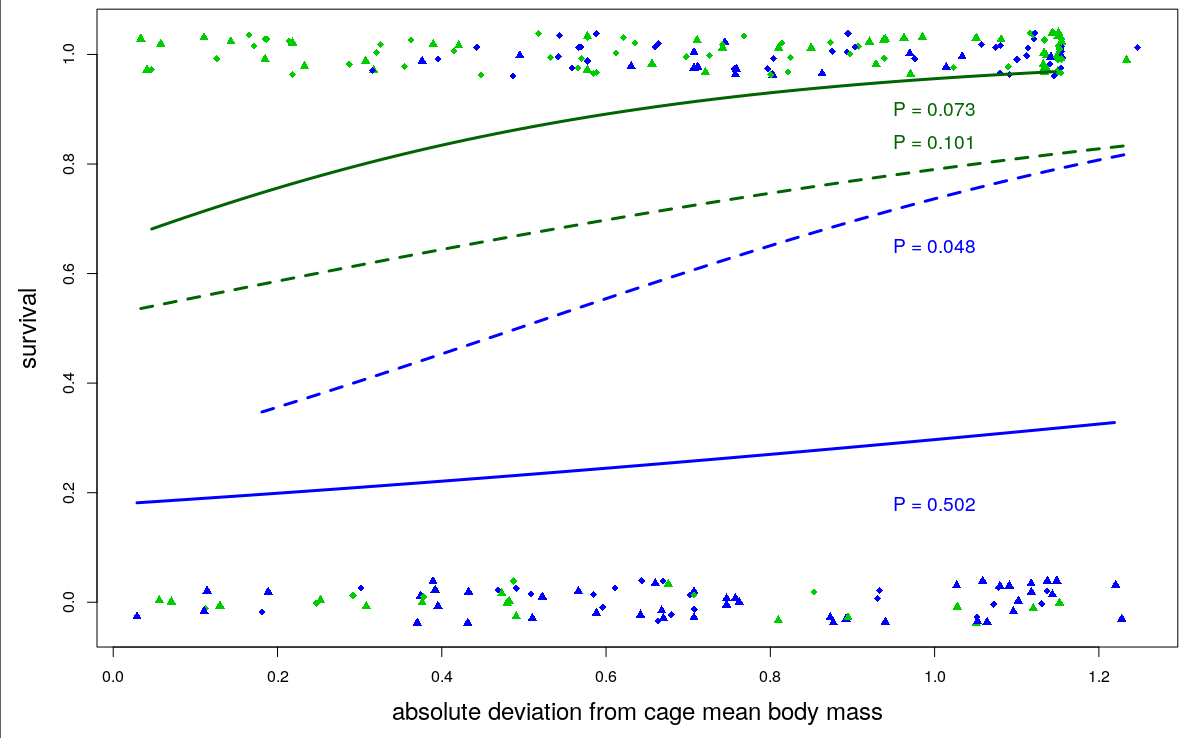

Recreate this plot in R.
cage_mass_sd <- tapply(pre_dat$pre_mass, pre_dat$enclosure, sd, na.rm = T)
cage_mass_mean <- tapply(pre_dat$pre_mass, pre_dat$enclosure, mean, na.rm = T)
pre_dat$cage_mass_stdev <- NA
pre_dat$cage_mass_mean <- NA
for(i in 1:length(pre_dat$majority)){
pre_dat$cage_mass_stdev[i] <- cage_mass_sd[names(cage_mass_sd) == pre_dat$enclosure[i]]
pre_dat$cage_mass_mean[i] <- cage_mass_mean[names(cage_mass_mean) == pre_dat$enclosure[i]]
}
pre_dat$cage_mass_mean_deviation_sd <- abs(pre_dat$pre_mass -
pre_dat$cage_mass_mean)/pre_dat$cage_mass_stdev

par(mar = c(5,5,1,1))
plot(jitter(survived, 0.2) ~ cage_mass_mean_deviation_sd, pre_dat, pch = 15+as.numeric(transplant), col = 5-as.numeric(origin), ylab = "survival", xlab = "absolute deviation from cage mean body mass",cex.lab = 1.5)

tempmod <- glm(survived ~ cage_mass_mean_deviation_sd, pre_dat[pre_dat$origin == "Lake" & pre_dat$transplant == "Lake",], family = "binomial"); summary(tempmod)
X <- pre_dat$cage_mass_mean_deviation_sd[pre_dat$origin == "Lake" & pre_dat$transplant == "Lake"]
xvals <- seq(min(X), max(X), by = 0.01)
yvals <- predict(tempmod, newdata = data.frame(cage_mass_mean_deviation_sd = xvals), se.fit = T, "response")
lines(xvals, yvals$fit, col = "blue", lwd = 3)

tempmod <- glm(survived ~ cage_mass_mean_deviation_sd, pre_dat[pre_dat$origin == "Lake" & pre_dat$transplant == "Stream",], family = "binomial"); summary(tempmod)
X <- pre_dat$cage_mass_mean_deviation_sd[pre_dat$origin == "Lake" & pre_dat$transplant == "Stream"]
xvals <- seq(min(X), max(X), by = 0.01)
yvals <- predict(tempmod, newdata = data.frame(cage_mass_mean_deviation_sd = xvals), se.fit = T, "response")
lines(xvals, yvals$fit, col = "blue", lwd = 3, lty = 2)


tempmod <- glm(survived ~ cage_mass_mean_deviation_sd, pre_dat[pre_dat$origin == "Stream" & pre_dat$transplant == "Lake",], family = "binomial"); summary(tempmod)
X <- pre_dat$cage_mass_mean_deviation_sd[pre_dat$origin == "Stream" & pre_dat$transplant == "Lake"]
xvals <- seq(min(X), max(X), by = 0.01)
yvals <- predict(tempmod, newdata = data.frame(cage_mass_mean_deviation_sd = xvals), se.fit = T, "response")
lines(xvals, yvals$fit, col = "dark green", lwd = 3, lty = 2)

tempmod <- glm(survived ~ cage_mass_mean_deviation_sd, pre_dat[pre_dat$origin == "Stream" & pre_dat$transplant == "Stream",], family = "binomial"); summary(tempmod)
X <- pre_dat$cage_mass_mean_deviation_sd[pre_dat$origin == "Stream" & pre_dat$transplant == "Stream"]
xvals <- seq(min(X), max(X), by = 0.01)
yvals <- predict(tempmod, newdata = data.frame(cage_mass_mean_deviation_sd = xvals), se.fit = T, "response")
lines(xvals, yvals$fit, col = "dark green", lwd = 3)
text(1,0.18, "P = 0.502", col = "blue", cex = 1.2)
text(1,0.65, "P = 0.048", col = "blue", cex = 1.2)
text(1,0.84, "P = 0.101", col = "dark green", cex = 1.2)
text(1,0.9, "P = 0.073", col = "darkgreen", cex = 1.2)
